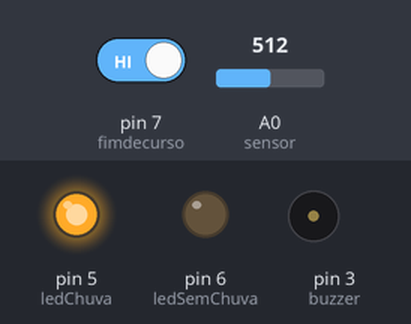
A sketch run on a simulated Arduino Uno, built with avr-gcc and run on an emulated ATmega328P. Parts: output pins drawn as LEDs (lit = HIGH), buzzer (waves = sounding). The inputs (shaded band) are chosen by the test bench; at power-on: pin 7 (fimdecurso) HIGH, A0 (sensor) = 512.

Above: at 1.2 s.
1.3 s: pin 7 (fimdecurso) driven LOW
At 2.4 s:
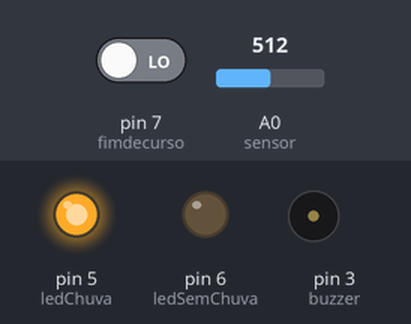
4.3 s: A0 (sensor) set to 844
At 5.0 s:
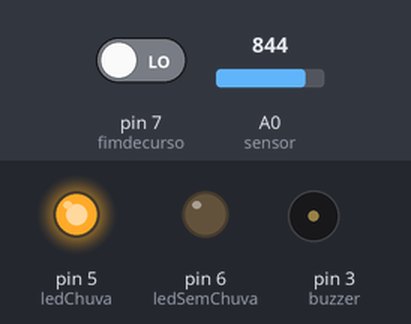
6.5 s: A0 (sensor) set to 860
At 7.3 s:
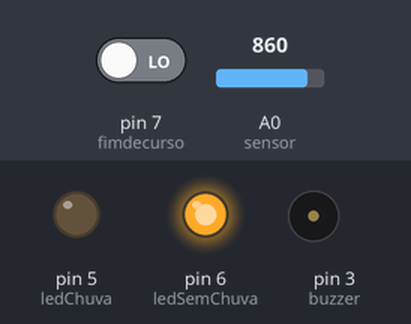
8.0 s: A0 (sensor) set to 762
9.5 s: A0 (sensor) set to 741
At 11.0 s:
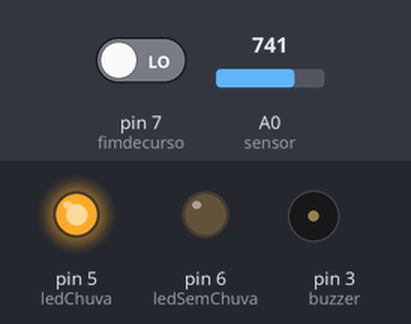
12.5 s: A0 (sensor) set to 900
At 13.8 s:
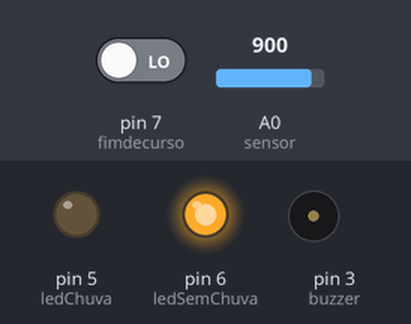
Timing chart, 0 to 15.5 s (numbered marks = the images above; inputs shaded):
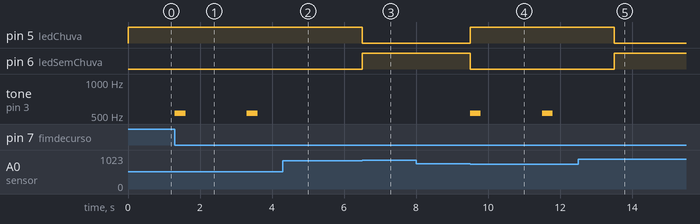

The sketch:

sensor_com_alerta_de_chuva.ino
```cpp
#define buzzer 3
#define sensor A0
#define ledChuva 5
#define ledSemChuva 6
#define fimdecurso 7


// ----------- Declaração de variáveis ------------
 int valor = 0;

 short FechandoaJanela = 0;
 short EstadoJanela = 0;

void setup() {


// ----------- Definição de entradas e saídas ------------
pinMode(buzzer, OUTPUT);
pinMode(ledChuva, OUTPUT);
pinMode(ledSemChuva, OUTPUT);

pinMode(fimdecurso, INPUT);

// ----------- Iniciando a comunicação serial com velocidade de 9600 bits/segundo ------------
Serial.begin(9600);
}

void loop() {

 valor = analogRead(sensor); // lendo o valor do sensor ------------

 if(valor <= 750 && digitalRead(fimdecurso) == LOW){
  digitalWrite(ledChuva, HIGH);
  digitalWrite(ledSemChuva, LOW);

  tone(buzzer,530,300);
  delay(2000);
  noTone(buzzer);
 }else if(valor <= 750 && digitalRead(fimdecurso) == HIGH){
  digitalWrite(ledChuva, HIGH);
  digitalWrite(ledSemChuva, LOW);
 }
if(valor > 850){
  digitalWrite(ledChuva, LOW);
  digitalWrite(ledSemChuva, HIGH);

}
}
```

Measured:
- the behaviour switches between 850 and 851 on A0 (sensor) (found by bisection; images 2 and 3)
- the behaviour switches between 751 and 750 on A0 (sensor) (found by bisection; images 3 and 4)
- after the input at 1.3 s, tone on pin 3 (buzzer): alternates 530 Hz for 0.30 s and silent for 1.7 s, starting at once
- after the input at 4.3 s, tone on pin 3 (buzzer): stays silent (without the input it goes to 530 Hz after 1.0 s)
- after the input at 6.5 s, pin 5 (ledChuva): HIGH → LOW at once; pin 6 (ledSemChuva): LOW → HIGH at once
- after the input at 8.0 s, every drawn part: stays the same
- after the input at 9.5 s, pin 5 (ledChuva): LOW → HIGH at once; pin 6 (ledSemChuva): HIGH → LOW at once; tone on pin 3 (buzzer): alternates 530 Hz for 0.30 s and silent for 1.7 s, starting at once
- after the input at 12.5 s, pin 5 (ledChuva): HIGH → LOW after 1.0 s; pin 6 (ledSemChuva): LOW → HIGH after 1.0 s; tone on pin 3 (buzzer): stops changing and stays silent
